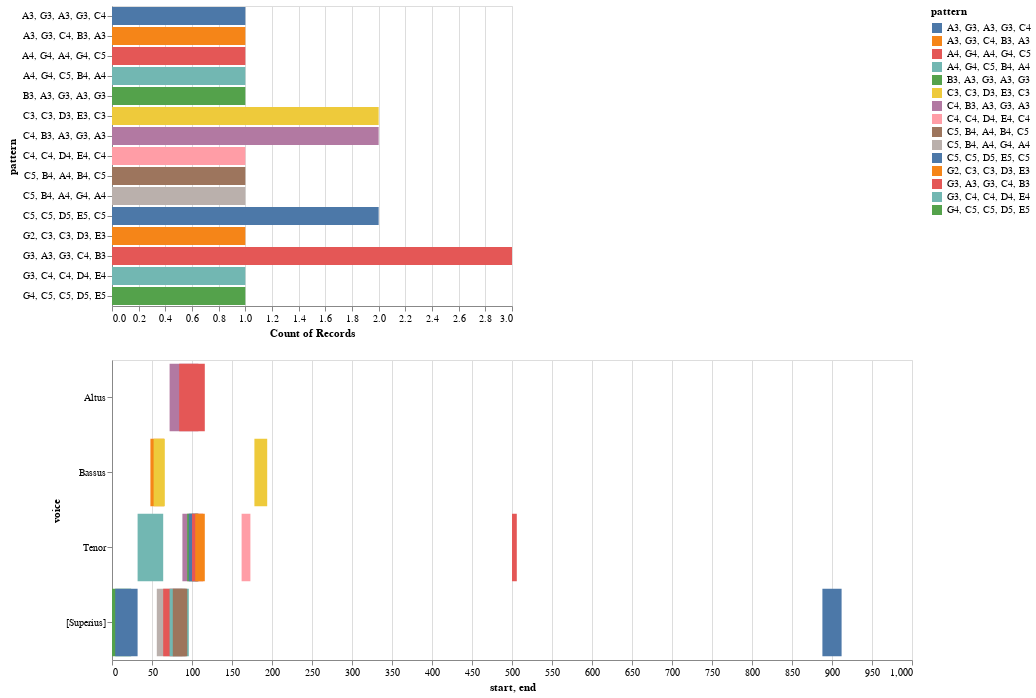

The cell this chart's notebook holds for it:
### Code cell
viz.plot_ngrams_heatmap(nr_ngrams, dur_ngrams, selected_pattern=most_popular, voices=[])

### Figure 1 — Vega-Lite specification as saved in the notebook (floating-point values rounded to 4 significant figures)
{"config": {"view": {"continuousWidth": 400, "continuousHeight": 300}}, "vconcat": [{"mark": "bar", "encoding": {"color": {"type": "nominal", "field": "pattern"}, "opacity": {"condition": {"value": 1, "selection": "selector001"}, "value": 0.2}, "x": {"type": "nominal", "aggregate": "count", "field": "pattern"}, "y": {"type": "nominal", "field": "pattern"}}, "selection": {"selector001": {"type": "multi", "fields": ["pattern"]}}}, {"mark": "bar", "encoding": {"color": {"type": "nominal", "field": "pattern"}, "opacity": {"condition": {"value": 1, "selection": "selector001"}, "value": 0.2}, "tooltip": [{"type": "quantitative", "field": "start"}, {"type": "quantitative", "field": "end"}, {"type": "nominal", "field": "pattern"}], "x": {"type": "quantitative", "field": "start"}, "x2": {"field": "end"}, "y": {"type": "nominal", "field": "voice"}}, "height": 300, "selection": {"selector001": {"type": "multi", "fields": ["pattern"]}}, "width": 800}], "data": {"name": "data-41515936744ee7f5d85a000de3197925"}, "$schema": "https://vega.github.io/schema/vega-lite/v4.8.1.json", "datasets": {"data-41515936744ee7f5d85a000de3197925": [{"start": 0.0, "voice": "[Superius]", "pattern": "G4, C5, C5, D5, E5", "end": 24.0}, {"start": 4.0, "voice": "[Superius]", "pattern": "C5, C5, D5, E5, C5", "end": 32.0}, {"start": 56.0, "voice": "[Superius]", "pattern": "C5, B4, A4, G4, A4", "end": 88.0}, {"start": 64.0, "voice": "[Superius]", "pattern": "A4, G4, A4, G4, C5", "end": 92.0}, {"start": 72.0, "voice": "[Superius]", "pattern": "A4, G4, C5, B4, A4", "end": 96.0}, {"start": 76.0, "voice": "[Superius]", "pattern": "C5, B4, A4, B4, C5", "end": 94.0}, {"start": 888.0, "voice": "[Superius]", "pattern": "C5, C5, D5, E5, C5", "end": 912.0}, {"start": 72.0, "voice": "Altus", "pattern": "C4, B3, A3, G3, A3", "end": 108.0}, {"start": 84.0, "voice": "Altus", "pattern": "G3, A3, G3, C4, B3", "end": 116.0}, {"start": 32.0, "voice": "Tenor", "pattern": "G3, C4, C4, D4, E4", "end": 64.0}, {"start": 88.0, "voice": "Tenor", "pattern": "C4, B3, A3, G3, A3", "end": 108.0}, {"start": 94.0, "voice": "Tenor", "pattern": "B3, A3, G3, A3, G3", "end": 107.0}, {"start": 96.0, "voice": "Tenor", "pattern": "A3, G3, A3, G3, C4", "end": 108.0}, {"start": 100.0, "voice": "Tenor", "pattern": "G3, A3, G3, C4, B3", "end": 114.0}, {"start": 104.0, "voice": "Tenor", "pattern": "A3, G3, C4, B3, A3", "end": 116.0}, {"start": 162.0, "voice": "Tenor", "pattern": "C4, C4, D4, E4, C4", "end": 173.0}, {"start": 500.0, "voice": "Tenor", "pattern": "G3, A3, G3, C4, B3", "end": 506.0}, {"start": 48.0, "voice": "Bassus", "pattern": "G2, C3, C3, D3, E3", "end": 65.0}, {"start": 52.0, "voice": "Bassus", "pattern": "C3, C3, D3, E3, C3", "end": 66.0}, {"start": 178.0, "voice": "Bassus", "pattern": "C3, C3, D3, E3, C3", "end": 194.0}]}}
